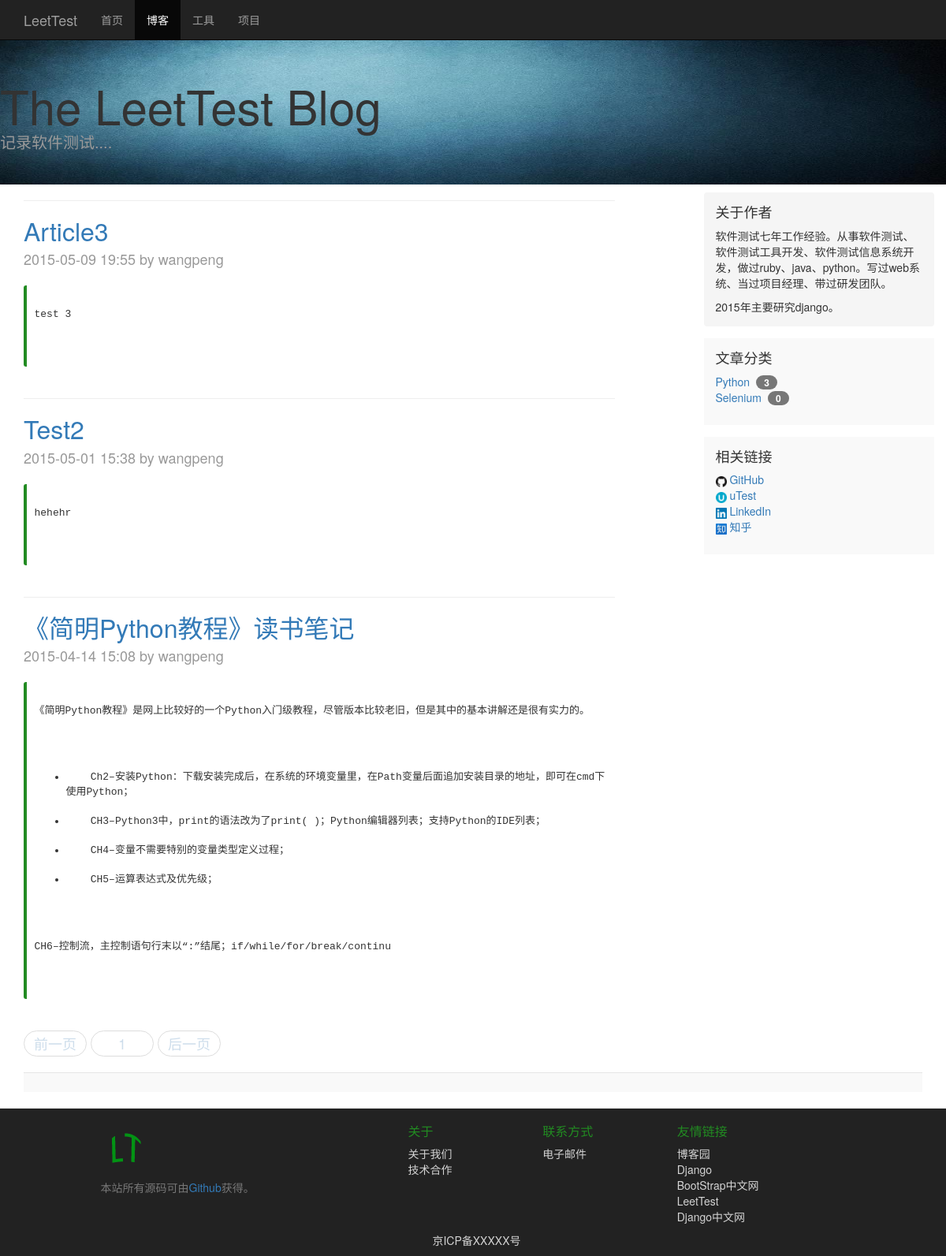
Page /blog/ on the earlier database version.
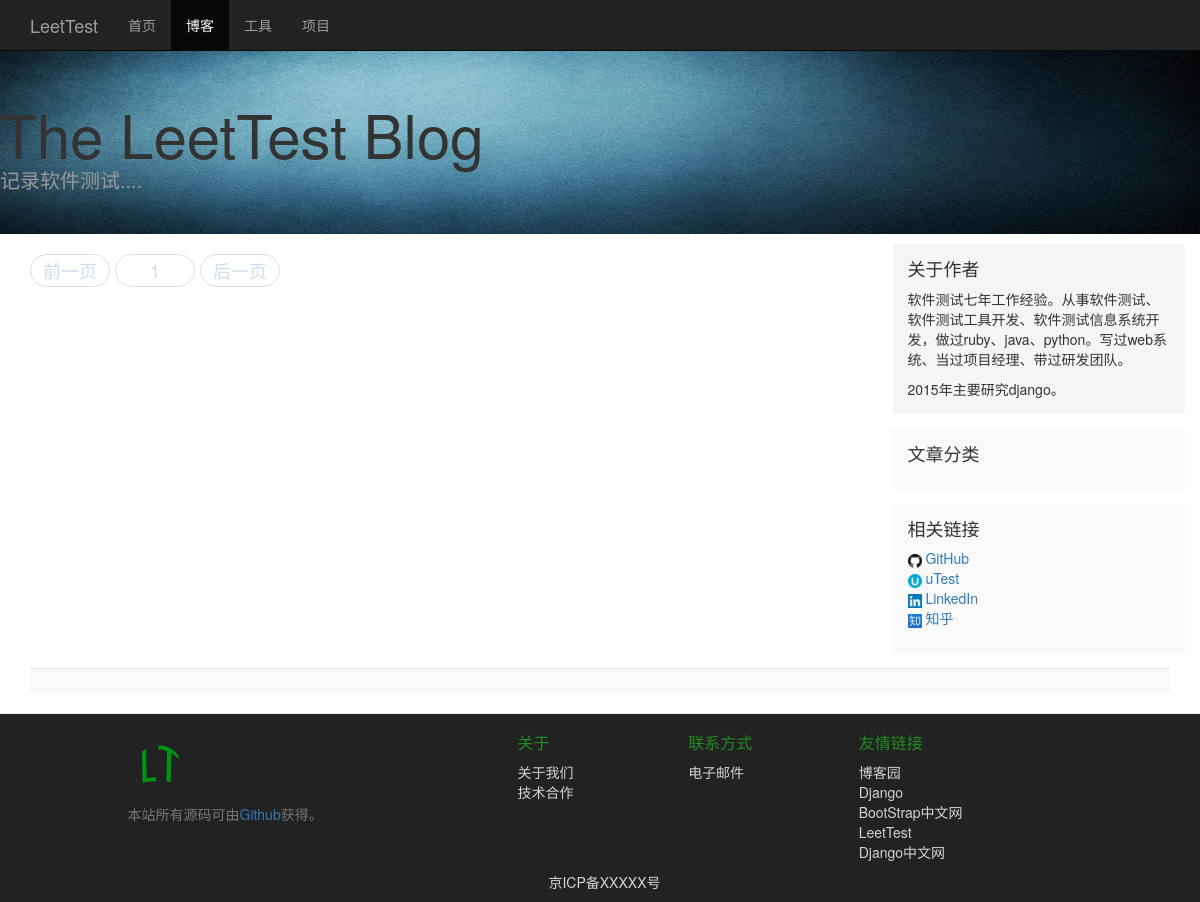
Same page on the later database version.
### blog/models.py (models this page shows, shortened)
class Article(models.Model):
    caption=models.CharField(max_length=50)
    subcaption=models.CharField(max_length=200,blank=True)
    publish_time = models.DateTimeField(auto_now_add=True)
    update_time = models.DateTimeField(auto_now=True)
    author=models.ForeignKey(Author)
    category=models.ForeignKey(Category)
    tags=models.ManyToManyField(Tag,blank=True)
    content=models.TextField()
    readcount=models.IntegerField(default=0)

class Author(models.Model):
    name=models.CharField(max_length=30)
    email=models.CharField(max_length=30,blank=True)
    website=models.CharField(max_length=50,blank=True)
    def __unicode__(self):
        return u'%s' % (self.name)

class Category(models.Model):
    name=models.CharField(max_length=20)

### blog/views.py (the view)
def list(request):
    all_articles = Article.objects.all().order_by("-publish_time")
    categorys=Category.objects.all()
    for category in categorys:
        category.article_num = 0
        for article in all_articles:
            if article.category == category:
                category.article_num += 1
        category.save()
    categoryid = request.GET.get('categoryid')
    if categoryid:
        all_articles = Article.objects.filter(category__id=int(categoryid)).order_by("-publish_time")
    p = Paginator(all_articles , 7)
    try:
        page = int(request.GET.get('page',1))
        if page < 1:
            page = 1
    except ValueError:
        page = 1
    try:
        articles = p.page(page)
    except PageNotAnInteger:
        articles = p.page(1)
    except EmptyPage:
        articles = p.page(p.num_pages)
    after_range_num = 3
    before_range_num = 2
    if page >= after_range_num:
        page_range = p.page_range[page - after_range_num:page + before_range_num]
    else:
        page_range = p.page_range[0:page + before_range_num]
    return render_to_response('article_list.html',locals())

### blog/templates/article_list.html (shortened to what this page needs)
{% extends "base.html" %}
{% block active-blog %}
  class="active"
{% endblock %}
{% block css %}
    <link href="/static/css/blog.css" rel="stylesheet">
{% endblock %}
{% block content %}
    <div class="blog-header"  style="background: url(/static/images/banner0.png) ;background-size:100% 100%;">
        <h1 class="blog-title">The LeetTest Blog</h1>
        <p class="lead blog-description">记录软件测试....</p>
    </div>
    <div class="container">
      <div class="row">
        <div class="col-sm-8 blog-main">
          {% for article in articles%}
            <hr>
            <div class="blog-post">
              <h2 class="blog-post-title"><a href="{% url 'blog:detail' article.id %}">{{ article.caption }}</a></h2>
              <p class="blog-post-meta">{{ article.publish_time|date:"Y-m-d H:i" }} by {{ article.author }}</p>
              <pre>
                {{ article.content|safe|truncatechars_html:400}}
	            </pre>
	          </div>
          {% endfor%}
          <nav>
            <ul class="pager">
              	{% if articles.has_previous %}
			    	      <li><a href="?page={{ articles.previous_page_number }}">前一页</a></li>
      			    {% else %}
      			    	<li><a class="active">前一页</a></li>
      			    {% endif %}
      			    {% for p in page_range %}
      			      {% ifequal p page %}
      			      	<li><a class="active">{{p}}</a></li>
      			      {% else %}
      			      	<li><a href="?page={{p}}" title="第{{p}}页">{{p}}</a><li>
      			      {% endifequal %}
      			    {% endfor %}
      			    {% if articles.has_next %}
      			    	<li><a href="?page={{ articles.next_page_number }}">后一页</a></li>
      			    {% else %}
      			    	<li> <a class="active">后一页</a></li>
      			    {% endif %}
            </ul>
          </nav>
        </div>
        <div class="col-sm-3 col-sm-offset-1 blog-sidebar">
          <div class="sidebar-module sidebar-module-inset">
            <h4>关于作者</h4>
            <p>软件测试七年工作经验。从事软件测试、软件测试工具开发、软件测试信息系统开发，做过ruby、java、python。写过web系统、当过项目经理、带过研发团队。</p>
            <p>2015年主要研究django。</p>
          </div>
          <div class="sidebar-module">
            <h4>文章分类</h4>
            <ul class="list-unstyled">
             	{% for category in categorys %}
              		<li><a href="?categoryid={{ category.id }}">{{category.name}}&nbsp;&nbsp;<span class="badge">&nbsp;{{category.article_num}}&nbsp;</span></a></li>
          		{% endfor%}
            </ul>
          </div>
          <div class="sidebar-module">
            <h4>相关链接</h4>
            <ol class="list-unstyled">
              <li><a target="_blank" href="https://github.com/buaawp" ><img src="/static/images/web-icon/github.ico" /> GitHub</a></li>
              <li><a target="_blank" href="https://my.utest.com/platform/profile/dcb432b29d3d11e4bf8522000aa410c3"><img src="/static/images/web-icon/utest.ico" /> uTest</a></li>
              <li><a target="_blank" href="http://cn.linkedin.com/in/buaawp"><img src="/static/images/web-icon/linkedin.ico" /> LinkedIn</a></li>
              <li><a target="_blank" href="http://www.zhihu.com/people/buaawp"><img src="/static/images/web-icon/zhihu.ico" /> 知乎</a></li>
            </ol>
          </div>
        </div>
      </div>
    <footer class="blog-footer">
    </footer>
  </div>
{% endblock %}

### public/templates/base.html (shortened to what this page needs)
<!DOCTYPE html>
<html lang="zh-CN">
  <head>
    <link href="/static/bootstrap-3.3.4-dist/css/bootstrap.min.css" rel="stylesheet">
    <link href="/static/css/base.css" rel="stylesheet">
    {% block css %}{% endblock %}
  </head>
  <body>
     <nav class="navbar navbar-inverse navbar-fixed-top" >
      <div class="container">
        <div class="navbar-header">
          <a class="navbar-brand" href="/">LeetTest</a>
        </div>
        <div id="navbar" class="collapse navbar-collapse">
          <ul class="nav navbar-nav">
            <li {% block active-index %}{% endblock %} ><a href="/">首页</a></li>
            <li {% block active-blog %}{% endblock %} ><a href="/blog">博客</a></li>
            <li {% block active-tool %}{% endblock %} ><a href="/tool">工具</a></li>
            <li {% block active-crowd %}{% endblock %} ><a href="/crowd">项目</a></li>
          </ul>
        </div>
      </div>
    </nav>
    {% block content %}{% endblock %}
    <footer class="footer ">
      <hr>
      <div class="container">
        <div class="row footer-top">
          <div class="col-sm-4 col-sm-offset-1">
            <h4>
              <img src="/static/images/favicon.ico">
            </h4>
            <p>本站所有源码可由<a href="https://github.com/buaawp/leettest" target="_blank">Github</a>获得。</p>
          </div>
          <div class="col-sm-7">
            <div class="row about">
              <div class="col-xs-3">
                <h4>关于</h4>
                <ul class="list-unstyled">
                  <li><a href="#" target="_blank">关于我们</a></li>
                  <li><a href="#" target="_blank">技术合作</a></li>
                </ul>
              </div>
              <div class="col-xs-3">
                <h4>联系方式</h4>
                <ul class="list-unstyled">
                  <li><a href="mailto:wp@leettest.com">电子邮件</a></li>
                </ul>
              </div>
              <div class="col-xs-4">
                <h4>友情链接</h4>
                <ul class="list-unstyled">
                  <li><a href="http://www.cnblogs.com/" target="_blank">博客园</a></li><li><a href="https://www.djangoproject.com/" target="_blank">Django</a></li>
                  <li><a href="http://www.bootcss.com/" target="_blank">BootStrap中文网</a></li>
                  <li><a href="http://www.leettest.com/" target="_blank">LeetTest</a></li>
                  <li><a href="http://www.chinaDjango.com/" target="_blank">Django中文网</a></li>
                </ul>
              </div>
            </div>
          </div>
        </div>
        <div class="row footer-bottom">
          <ul class="list-inline text-center">
            <li><a href="http://www.miibeian.gov.cn/" target="_blank">京ICP备XXXXX号</a></li>
          </ul>
        </div>
      </div>
    </footer>
  </body>
</html>

### static/css/base.css (style rules this page uses)
body { padding-top: 50px; }
.footer-top .about>div h4 { color: #228B22; font-size: 16px; }
.footer ul a { color: #D4D4D4; }
.footer { color: #777; background-color: #222222; }

### static/css/blog.css (style rules this page uses)
h1, .h1, h2, .h2, h3, .h3, h4, .h4, h5, .h5, h6, .h6 { margin-top: 0; font-family: "Helvetica Neue", Helvetica, Arial, sans-serif; font-weight: normal; color: #333; }
.blog-header { padding-top: 20px; padding-bottom: 20px; background: url(/static/images/banner0.png) repeat 0 0; background-size:100% 100%; }
.blog-title { margin-top: 30px; margin-bottom: 0; font-size: 60px; font-weight: normal; }
.blog-description { font-size: 20px; color: #999; }
.blog-main { font-size: 18px; line-height: 1.5; }
.sidebar-module { padding: 15px; margin: 0 -15px 15px; background-color: #f9f9f9; }
.sidebar-module-inset { padding: 15px; background-color: #f5f5f5; border-radius: 4px; }
.sidebar-module-inset p:last-child, .sidebar-module-inset ul:last-child, .sidebar-module-inset ol:last-child { margin-bottom: 0; }
.sidebar-module img { height: 14px; width: 14px; }
.pager { margin-bottom: 20px; text-align: left; }
.pager > li > a { width: 80px; padding: 2px 10px; text-align: center; border-radius: 20px; }
.active { font-weight: 500; color: #cdddeb; }
.blog-footer { padding: 12px 0; color: #999; text-align: center; background-color: #f9f9f9; border-top: 1px solid #e5e5e5; }

Differences in the rows shown:
removed Article: caption "Article3", publish_time "2015-05-09 19:55", author "wangpeng", content "test 3"
removed Article: caption "Test2", publish_time "2015-05-01 15:38", author "wangpeng", content "hehehr"
removed Article: caption "《简明Python教程》读书笔记", publish_time "2015-04-14 15:08", author "wangpeng", content "《简明Python教程》是网上比较好的一个Python入门级教程，尽管版本比较老旧，但是其中的基本讲解还是很有实力的。 Ch2–安装Python：下载安装完成后，在系统的环境变量里，在Path变量后面追加安装目录的地址，即可在cmd下使用Python； CH3–Python3中，print的语法改为了print( )；Python编辑器列表；支持Python的IDE列表； CH4–变量不需要特别的变量类型定义过程； CH5–运算表达式及优先级； CH6–控制流，主控制语句行末以“:”结尾；if/while/for/break/continu"
removed Category: name "Python", article_num "3"
removed Category: name "Selenium", article_num "0"
